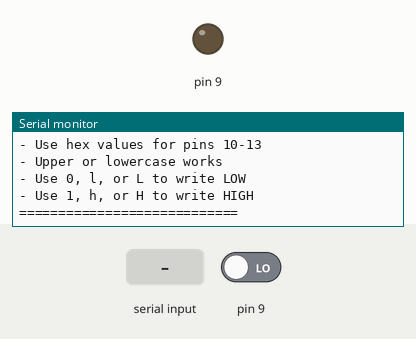
Simulated run of this sketch. Board: Arduino Uno, built with avr-gcc and run on an emulated ATmega328P. Shown: output pins drawn as LEDs (lit = HIGH), the last lines printed to the serial monitor. The test bench sets the inputs (shaded band); at power-on: pin 9 LOW.

Above: at 1.7 s.
1.8 s: "d90\n" received over Serial
At 2.4 s:
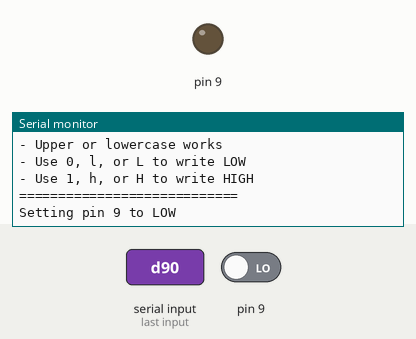
3.3 s: "w,45\n" received over Serial
At 4.5 s:
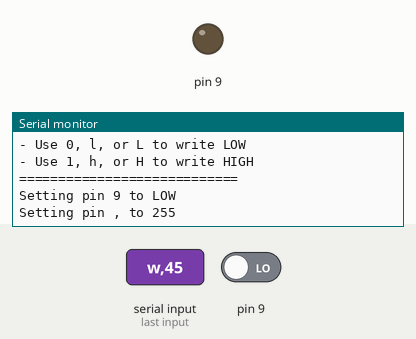
4.8 s: "d,45\n" received over Serial
At 5.8 s:
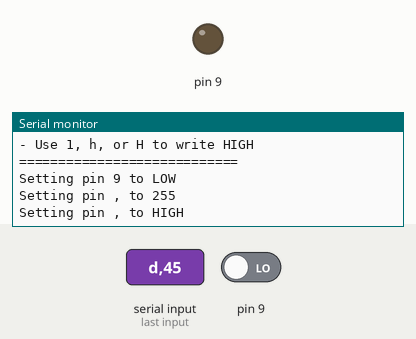
6.3 s: "r90\n" received over Serial
At 7.0 s:
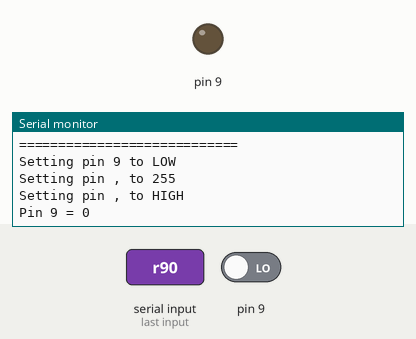
7.8 s: "r,45\n" received over Serial
At 9.3 s:
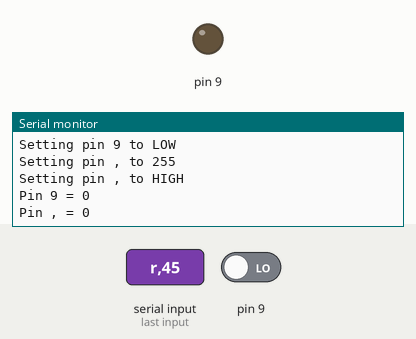

Measured:
- after the input at 1.8 s, the serial monitor: prints a new line at once (image 1)
- after the input at 3.3 s, the serial monitor: prints a new line at once (image 2)
- after the input at 4.8 s, the serial monitor: prints a new line at once (image 3)
- after the input at 6.3 s, the serial monitor: prints a new line at once (image 4)
- after the input at 7.8 s, the serial monitor: prints a new line at once (image 5)

The sketch:

LEDctrlwXBee.ino
```cpp
// (licence header left out)
// SoftwareSerial is used to communicate with the XBee
#include <SoftwareSerial.h>

// SoftwareSerial XBee(2, 3); // Arduino RX, TX (XBee Dout, Din)

void setup()
{
  // Initialize Bee Software Serial port. Make sure the baud
  // rate matches your XBee setting (9600 is default).
  Serial.begin(9600);
  delay(100);
  printMenu(); // Print a helpful menu:

}

void loop()
{
  // In loop() we continously check to see if a command has been
  //  received.
  if (Serial.available())
  {
    char c = Serial.read();
    switch (c)
    {
    case 'w':      // If received 'w'
    case 'W':      // or 'W'
      writeAPin(); // Write analog pin
      break;
    case 'd':      // If received 'd'
    case 'D':      // or 'D'
      writeDPin(); // Write digital pin
      break;
    case 'r':      // If received 'r'
    case 'R':      // or 'R'
      readDPin();  // Read digital pin
      break;
    case 'a':      // If received 'a'
    case 'A':      // or 'A'
      readAPin();  // Read analog pin
      break;
    }
  }
}

// Write Digital Pin
// Send a 'd' or 'D' to enter.
// Then send a pin #
//   Use numbers for 0-9, and hex (a, b, c, or d) for 10-13
// Then send a value for high or low
//   Use h, H, or 1 for HIGH. Use l, L, or 0 for LOW
void writeDPin()
{
  while (Serial.available() < 2)
    ; // Wait for pin and value to become available
  char pin = Serial.read();
  char hl = ASCIItoHL(Serial.read());

  // Print a message to let the control know of our intentions:
  Serial.print("Setting pin ");
  Serial.print(pin);
  Serial.print(" to ");
  Serial.println(hl ? "HIGH" : "LOW");

  pin = ASCIItoInt(pin); // Convert ASCCI to a 0-13 value
  pinMode(pin, OUTPUT); // Set pin as an OUTPUT
  digitalWrite(pin, hl); // Write pin accordingly
}

// Write Analog Pin
// Send 'w' or 'W' to enter
// Then send a pin #
//   Use numbers for 0-9, and hex (a, b, c, or d) for 10-13
//   (it's not smart enough (but it could be) to error on
//    a non-analog output pin)
// Then send a 3-digit analog value.
//   Must send all 3 digits, so use leading zeros if necessary.
void writeAPin()
{
  while (Serial.available() < 4)
    ; // Wait for pin and three value numbers to be received
  char pin = Serial.read(); // Read in the pin number
  int value = ASCIItoInt(Serial.read()) * 100; // Convert next three
  value += ASCIItoInt(Serial.read()) * 10;     // chars to a 3-digit
  value += ASCIItoInt(Serial.read());          // number.
  value = constrain(value, 0, 255); // Constrain that number.

  // Print a message to let the control know of our intentions:
  Serial.print("Setting pin ");
  Serial.print(pin);
  Serial.print(" to ");
  Serial.println(value);

  pin = ASCIItoInt(pin); // Convert ASCCI to a 0-13 value
  pinMode(pin, OUTPUT); // Set pin as an OUTPUT
  analogWrite(pin, value); // Write pin accordingly
}

// Read Digital Pin
// Send 'r' or 'R' to enter
// Then send a digital pin # to be read
// The Arduino will print the digital reading of the pin to XBee.
void readDPin()
{
  while (Serial.available() < 1)
    ; // Wait for pin # to be available.
  char pin = Serial.read(); // Read in the pin value

  // Print beggining of message
  Serial.print("Pin ");
  Serial.print(pin);

  pin = ASCIItoInt(pin); // Convert pin to 0-13 value
  pinMode(pin, INPUT); // Set as input
  // Print the rest of the message:
  Serial.print(" = ");
  Serial.println(digitalRead(pin));
}

// Read Analog Pin
// Send 'a' or 'A' to enter
// Then send an analog pin # to be read.
// The Arduino will print the analog reading of the pin to XBee.
void readAPin()
{
  while (Serial.available() < 1)
    ; // Wait for pin # to be available
  char pin = Serial.read(); // read in the pin value

  // Print beginning of message
  Serial.print("Pin A");
  Serial.print(pin);

  pin = ASCIItoInt(pin); // Convert pin to 0-6 value
  // Printthe rest of the message:
  Serial.print(" = ");
  Serial.println(analogRead(pin));
}

// ASCIItoHL
// Helper function to turn an ASCII value into either HIGH or LOW
int ASCIItoHL(char c)
{
  // If received 0, byte value 0, L, or l: return LOW
  // If received 1, byte value 1, H, or h: return HIGH
  if ((c == '0') || (c == 0) || (c == 'L') || (c == 'l'))
    return LOW;
  else if ((c == '1') || (c == 1) || (c == 'H') || (c == 'h'))
    return HIGH;
  else
    return -1;
}

// ASCIItoInt
// Helper function to turn an ASCII hex value into a 0-15 byte val
int ASCIItoInt(char c)
{
  if ((c >= '0') && (c <= '9'))
    return c - 0x30; // Minus 0x30
  else if ((c >= 'A') && (c <= 'F'))
    return c - 0x37; // Minus 0x41 plus 0x0A
  else if ((c >= 'a') && (c <= 'f'))
    return c - 0x57; // Minus 0x61 plus 0x0A
  else
    return -1;
}

// printMenu
// A big ol' string of Serial prints that print a usage menu over
// to the other XBee.
void printMenu()
{
  // Everything is "F()"'d -- which stores the strings in flash.
  // That'll free up SRAM for more importanat stuff.
  Serial.println();
  Serial.println(F("Arduino XBee Remote Control!"));
  Serial.println(F("============================"));
  Serial.println(F("Usage: "));
  Serial.println(F("w#nnn - analog WRITE pin # to nnn"));
  Serial.println(F("  e.g. w6088 - write pin 6 to 88"));
  Serial.println(F("d#v   - digital WRITE pin # to v"));
  Serial.println(F("  e.g. ddh - Write pin 13 High"));
  Serial.println(F("r#    - digital READ digital pin #"));
  Serial.println(F("  e.g. r3 - Digital read pin 3"));
  Serial.println(F("a#    - analog READ analog pin #"));
  Serial.println(F("  e.g. a0 - Read analog pin 0"));
  Serial.println();
  Serial.println(F("- Use hex values for pins 10-13"));
  Serial.println(F("- Upper or lowercase works"));
  Serial.println(F("- Use 0, l, or L to write LOW"));
  Serial.println(F("- Use 1, h, or H to write HIGH"));
  Serial.println(F("============================"));
  Serial.println();
}
```
